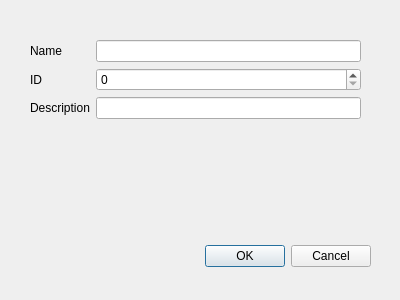
<?xml version="1.0" encoding="UTF-8"?>
<ui version="4.0">
 <class>Dialog_Device_Edit</class>
 <widget class="QDialog" name="Dialog_Device_Edit">
  <property name="geometry">
   <rect>
    <x>0</x>
    <y>0</y>
    <width>400</width>
    <height>300</height>
   </rect>
  </property>
  <property name="windowTitle">
   <string>Dialog</string>
  </property>
  <widget class="QDialogButtonBox" name="buttonBox_DeviceEdit">
   <property name="geometry">
    <rect>
     <x>30</x>
     <y>240</y>
     <width>341</width>
     <height>32</height>
    </rect>
   </property>
   <property name="orientation">
    <enum>Qt::Horizontal</enum>
   </property>
   <property name="standardButtons">
    <set>QDialogButtonBox::Cancel|QDialogButtonBox::Ok</set>
   </property>
  </widget>
  <widget class="QWidget" name="">
   <property name="geometry">
    <rect>
     <x>30</x>
     <y>40</y>
     <width>331</width>
     <height>89</height>
    </rect>
   </property>
   <layout class="QFormLayout" name="formLayout">
    <item row="0" column="0">
     <widget class="QLabel" name="label">
      <property name="text">
       <string>Name</string>
      </property>
     </widget>
    </item>
    <item row="0" column="1">
     <widget class="QLineEdit" name="lineEdit_name"/>
    </item>
    <item row="1" column="0">
     <widget class="QLabel" name="label_2">
      <property name="text">
       <string>ID</string>
      </property>
     </widget>
    </item>
    <item row="1" column="1">
     <widget class="QSpinBox" name="spinBox_id"/>
    </item>
    <item row="2" column="0">
     <widget class="QLabel" name="label_3">
      <property name="text">
       <string>Description</string>
      </property>
     </widget>
    </item>
    <item row="2" column="1">
     <widget class="QLineEdit" name="lineEdit_description"/>
    </item>
   </layout>
  </widget>
 </widget>
 <resources/>
 <connections>
  <connection>
   <sender>buttonBox_DeviceEdit</sender>
   <signal>accepted()</signal>
   <receiver>Dialog_Device_Edit</receiver>
   <slot>accept()</slot>
   <hints>
    <hint type="sourcelabel">
     <x>248</x>
     <y>254</y>
    </hint>
    <hint type="destinationlabel">
     <x>157</x>
     <y>274</y>
    </hint>
   </hints>
  </connection>
  <connection>
   <sender>buttonBox_DeviceEdit</sender>
   <signal>rejected()</signal>
   <receiver>Dialog_Device_Edit</receiver>
   <slot>reject()</slot>
   <hints>
    <hint type="sourcelabel">
     <x>316</x>
     <y>260</y>
    </hint>
    <hint type="destinationlabel">
     <x>286</x>
     <y>274</y>
    </hint>
   </hints>
  </connection>
 </connections>
</ui>
